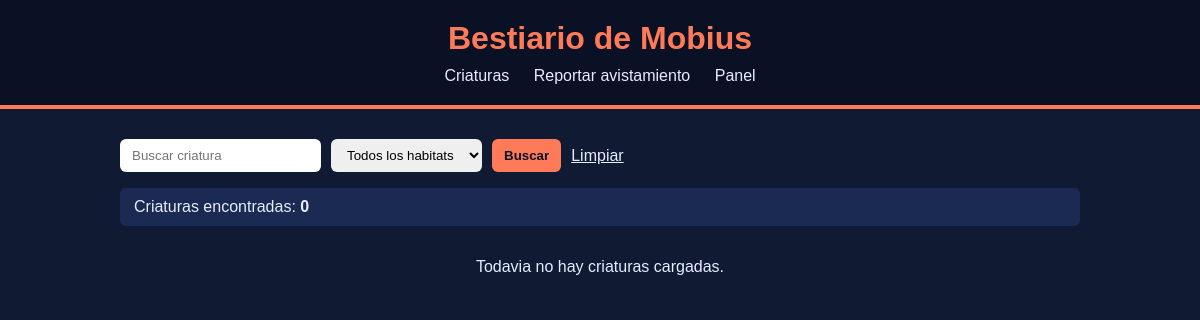
The app's page /, older data.
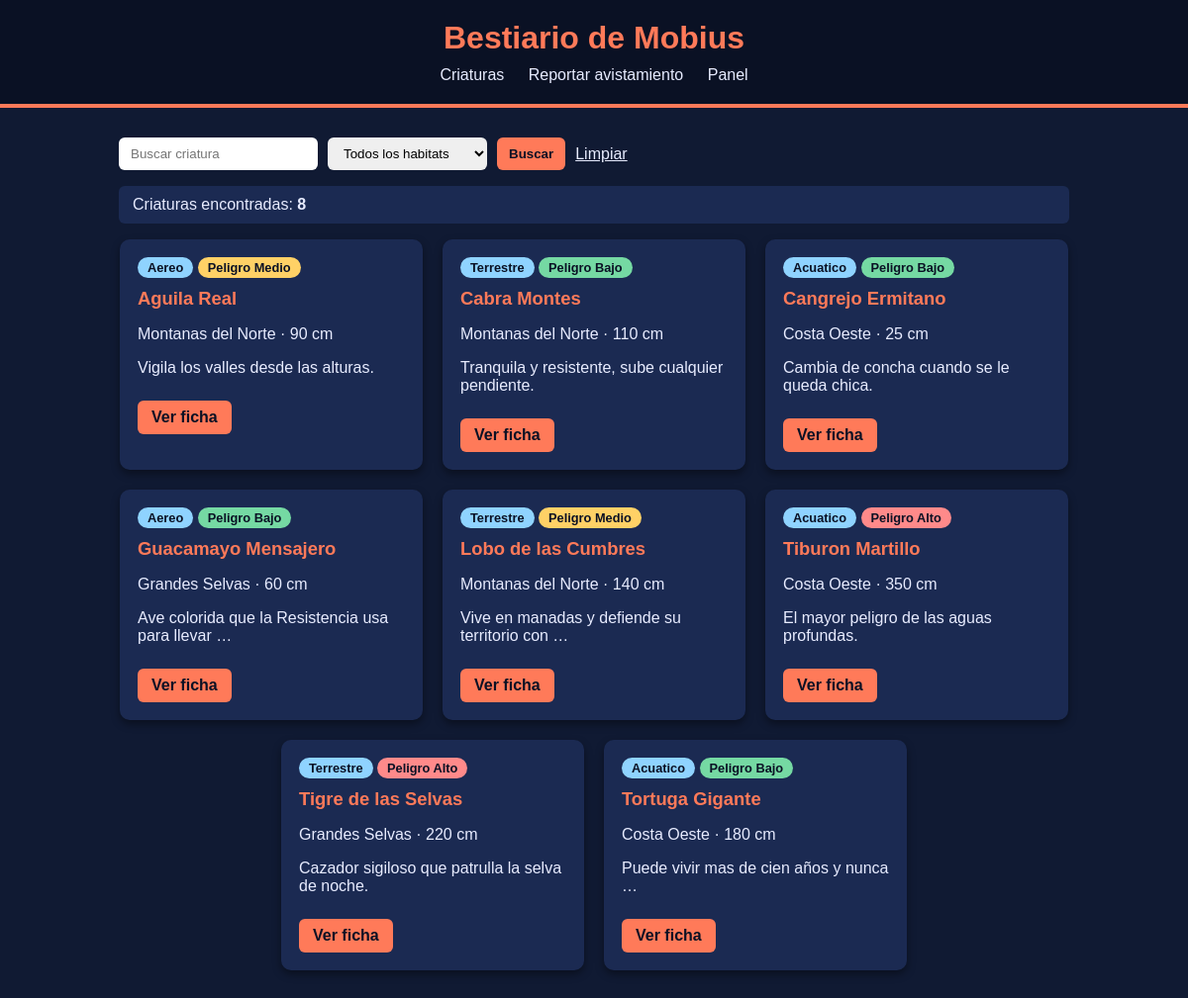
The same page, newer data.
### bestiario/models.py (models this page shows, shortened)
class Criatura(models.Model):
    TIPOS = [
        ('terrestre','Terrestre'),
        ('aereo', 'Aereo'),
        ('acuatico','Acuatico'),
    ]
    habitat = models.ForeignKey(
        Habitat,
        on_delete=models.PROTECT,
        related_name='criaturas',
    )
    nombre = models.CharField(max_length=100)
    tipo = models.CharField(max_length=10,choices=TIPOS)
    peligro = models.PositiveSmallIntegerField(default=1)
    tamano_cm = models.PositiveIntegerField()
    domesticable = models.BooleanField(default=False)
    visible = models.BooleanField(default=True)
    descripcion = models.TextField(blank=True)
    class Meta:
        ordering = ['nombre']
    @property
    def nivel_peligro(self):
        if self.peligro >=8:
            return "Alto"
        if self.peligro >=4:
            return "Medio"
        return "Bajo"

class Habitat(models.Model):
    nombre = models.CharField(max_length=80, unique=True)
    clima = models.CharField(max_length=60)
    descripcion = models.TextField(blank=True)
    class Meta:
        ordering = ['nombre']

### bestiario/views.py (the view)
# urls.py: path('', views.inicio, name='inicio'),
def inicio(request):
    criaturas = Criatura.objects.select_related('habitat').filter(visible=True)
    habitat_id = request.GET.get('habitat',"")
    q = request.GET.get('q',"").strip()
    if habitat_id.isdigit():
        criaturas = criaturas.filter(habitat_id=int(habitat_id))
    if q:
        criaturas = criaturas.filter(nombre__icontains=q)
    contexto = {
        'criaturas': criaturas,
        'habitats': Habitat.objects.all(),
        'habitat_sel': habitat_id,
        'q': q,
    }
    return render(request, 'bestiario/inicio.html', contexto)

### bestiario/templates/bestiario/inicio.html (shortened to what this page needs)
{% extends 'base.html' %}
{% block contenido %}
    <form method="get" class="filtros">
        <input type="text" name="q" value="{{ q }}" placeholder="Buscar criatura">
        <select name="habitat">
            <option value="">Todos los habitats</option>
        </select>
        <button type="submit">Buscar</button>
        <a href="{% url 'bestiario:inicio' %}">Limpiar</a>
    </form>
    <p class="resumen">Criaturas encontradas: <strong>{{ criaturas|length }}</strong></p>
    <div class="lista">
    {% for c in criaturas %}
        <div class="tarjeta">
            <span class="tipo">{{ c.get_tipo_display }}</span>
            <span class="nivel nivel-{{ c.nivel_peligro|lower }}">Peligro {{ c.nivel_peligro }}</span>
            <h2>{{ c.nombre }}</h2>
            <p>{{ c.habitat.nombre }} · {{ c.tamano_cm }} cm</p>
            <p>{{ c.descripcion|truncatewords:8 }}</p>
            <a href="{% url 'bestiario:detalle' c.id %}">Ver ficha</a>
        </div>
    {% empty %}
        <p>Todavia no hay criaturas cargadas.</p>
    {% endfor %}
    </div>
{% endblock %}

### templates/base.html (shortened to what this page needs)
{% load static %}
<!DOCTYPE html>
<html lang="es">
<head>
    <link rel="stylesheet" href="{% static 'css/bestiario.css' %}">
</head>
<body>
    <header>
        <h1>Bestiario de Mobius</h1>
        <nav>
            <a href="{% url 'bestiario:inicio' %}">Criaturas</a>
            <a href="{% url 'bestiario:reportar' %}">Reportar avistamiento</a>
            <a href="{% url 'admin:index' %}">Panel</a>
        </nav>
    </header>
    <main>
        {% block contenido %}{% endblock %}
    </main>
</body>
</html>

### static/css/bestiario.css (style rules this page uses)
body { background-color: #101a33; color: #e8ecff; font-family: 'Trebuchet MS', sans-serif; margin: 0; }
header { background-color: #0a1124; padding: 20px; text-align: center; border-bottom: 4px solid #ff7a59; }
header h1 { color: #ff7a59; margin: 0 0 10px 0; }
nav a { color: #e8ecff; margin: 0 10px; text-decoration: none; }
main { max-width: 960px; margin: 30px auto; padding: 0 20px; }
.filtros { display: flex; flex-wrap: wrap; gap: 10px; margin-bottom: 15px; }
.filtros input, .filtros select, .filtros button { padding: 8px 12px; border-radius: 6px; border: none; }
.filtros button { background-color: #ff7a59; color: #0a1124; font-weight: bold; cursor: pointer; }
.filtros a { color: #e8ecff; align-self: center; }
.resumen { background-color: #1b2a52; padding: 10px 14px; border-radius: 6px; }
.lista { display: flex; flex-wrap: wrap; gap: 20px; justify-content: center; }
.tarjeta { background-color: #1b2a52; border-radius: 10px; padding: 18px; width: 270px; box-shadow: 0 4px 8px rgba(0, 0, 0, 0.4); }
.tarjeta h2 { color: #ff7a59; font-size: 1.15rem; margin-top: 10px; }
.tarjeta a, .boton { display: inline-block; margin-top: 8px; background-color: #ff7a59; color: #0a1124; padding: 8px 14px; border-radius: 6px; text-decoration: none; font-weight: bold; }
.tipo, .nivel { display: inline-block; padding: 3px 10px; border-radius: 12px; font-size: 0.8rem; font-weight: bold; color: #0a1124; }
.tipo { background-color: #8fd3ff; }
.nivel-bajo { background-color: #75d9a3; }
.nivel-medio { background-color: #ffd166; }
.nivel-alto { background-color: #ff8a8a; }

Row changes from the older to the newer data that the page shows:
added Criatura: tipo "Aereo", nivel_peligro "Medio", nombre "Aguila Real", habitat.nombre "Montanas del Norte", tamano_cm "90", descripcion "Vigila los valles desde las alturas."
added Criatura: tipo "Terrestre", nivel_peligro "Bajo", nombre "Cabra Montes", habitat.nombre "Montanas del Norte", tamano_cm "110", descripcion "Tranquila y resistente, sube cualquier pendiente."
added Criatura: tipo "Acuatico", nivel_peligro "Bajo", nombre "Cangrejo Ermitano", habitat.nombre "Costa Oeste", tamano_cm "25", descripcion "Cambia de concha cuando se le queda chica."
added Criatura: tipo "Aereo", nivel_peligro "Bajo", nombre "Guacamayo Mensajero", habitat.nombre "Grandes Selvas", tamano_cm "60", descripcion "Ave colorida que la Resistencia usa para llevar …"
added Criatura: tipo "Terrestre", nivel_peligro "Medio", nombre "Lobo de las Cumbres", habitat.nombre "Montanas del Norte", tamano_cm "140", descripcion "Vive en manadas y defiende su territorio con …"
added Criatura: tipo "Acuatico", nivel_peligro "Alto", nombre "Tiburon Martillo", habitat.nombre "Costa Oeste", tamano_cm "350", descripcion "El mayor peligro de las aguas profundas."
added Criatura: tipo "Terrestre", nivel_peligro "Alto", nombre "Tigre de las Selvas", habitat.nombre "Grandes Selvas", tamano_cm "220", descripcion "Cazador sigiloso que patrulla la selva de noche."
added Criatura: tipo "Acuatico", nivel_peligro "Bajo", nombre "Tortuga Gigante", habitat.nombre "Costa Oeste", tamano_cm "180", descripcion "Puede vivir mas de cien años y nunca …"
Text that changed along with them:
{{ criaturas|length }}: "0" → "8"
text no longer shown: "Todavia no hay criaturas cargadas."
